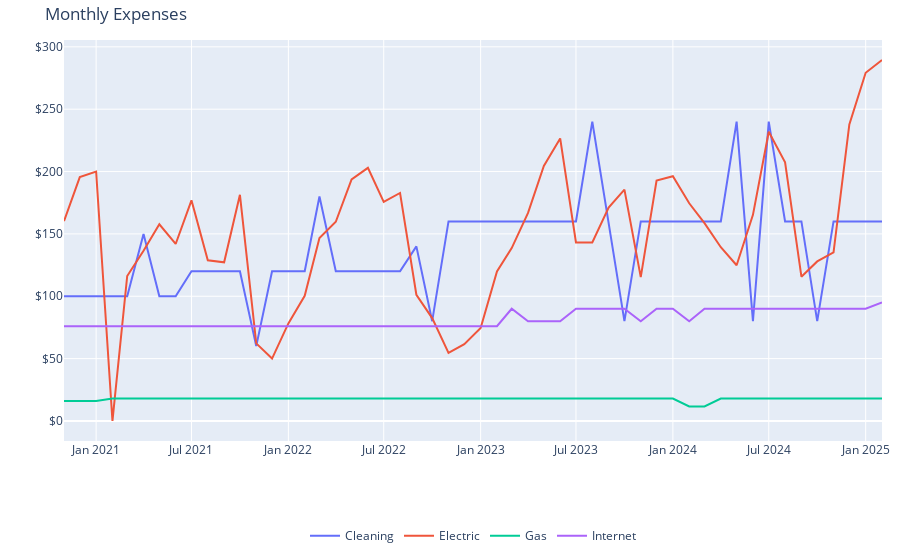

Notebook code for this chart:
### Markdown cell above
<hr>

### Code cell
# group by year, month, and expense type, then sum Amount
monthly_expense_amount = (
    df.groupby([df["Date"].dt.to_period("M"), "Expense"])["Amount"].sum().reset_index()
)
monthly_expense_amount["Date"] = monthly_expense_amount["Date"].astype(
    str
)  # convert to string for Plotly

# plot
fig = px.line(
    monthly_expense_amount,
    x="Date",
    y="Amount",
    color="Expense",
    title="Monthly Expenses",
    labels={
        "Date": "Month and Year",
        "Amount": "Amount ($)",
        "Expense": "",
    },
    hover_data={"Expense": True},
)

# format y-axis to show currency
fig.update_traces(
    hovertemplate="Month and Year: %{x}<br>Amount: $%{y:.2f}<br>Expense Type: %{customdata}"
)


# format for mobile
fig.update_layout(
    xaxis=dict(title=""),
    yaxis=dict(
        title="",
        tickprefix="$",
    ),
    margin=dict(
        t=40,
        b=30,
        l=10,
        r=10,
    ),
    legend=dict(
        orientation="h",
        x=0.5,
        xanchor="center",
        y=-0.2,
    ),
)

fig.show()

### Figure 1 — Plotly figure (JSON) as saved in the notebook; plotly's stock layout.template omitted (floating-point values rounded to 4 significant figures)
{"data": [{"customdata": [["Cleaning"], ["Cleaning"], ["Cleaning"], ["Cleaning"], ["Cleaning"], ["Cleaning"], ["Cleaning"], ["Cleaning"], ["Cleaning"], ["Cleaning"], ["Cleaning"], ["Cleaning"], ["Cleaning"], ["Cleaning"], ["Cleaning"], ["Cleaning"], ["Cleaning"], ["Cleaning"], ["Cleaning"], ["Cleaning"], ["Cleaning"], ["Cleaning"], ["Cleaning"], ["Cleaning"], ["Cleaning"], ["Cleaning"], ["Cleaning"], ["Cleaning"], ["Cleaning"], ["Cleaning"], ["Cleaning"], ["Cleaning"], ["Cleaning"], ["Cleaning"], ["Cleaning"], ["Cleaning"], ["Cleaning"], ["Cleaning"], ["Cleaning"], ["Cleaning"], ["Cleaning"], ["Cleaning"], ["Cleaning"], ["Cleaning"], ["Cleaning"], ["Cleaning"], ["Cleaning"], ["Cleaning"], ["Cleaning"], ["Cleaning"], ["Cleaning"], ["Cleaning"]], "hovertemplate": "Month and Year: %{x}<br>Amount: $%{y:.2f}<br>Expense Type: %{customdata}", "legendgroup": "Cleaning", "line": {"color": "#636efa", "dash": "solid"}, "marker": {"symbol": "circle"}, "mode": "lines", "name": "Cleaning", "orientation": "v", "showlegend": true, "type": "scatter", "x": ["2020-11", "2020-12", "2021-01", "2021-02", "2021-03", "2021-04", "2021-05", "2021-06", "2021-07", "2021-08", "2021-09", "2021-10", "2021-11", "2021-12", "2022-01", "2022-02", "2022-03", "2022-04", "2022-05", "2022-06", "2022-07", "2022-08", "2022-09", "2022-10", "2022-11", "2022-12", "2023-01", "2023-02", "2023-03", "2023-04", "2023-05", "2023-06", "2023-07", "2023-08", "2023-09", "2023-10", "2023-11", "2023-12", "2024-01", "2024-02", "2024-03", "2024-04", "2024-05", "2024-06", "2024-07", "2024-08", "2024-09", "2024-10", "2024-11", "2024-12", "2025-01", "2025-02"], "xaxis": "x", "y": [100, 100, 100, 100, 100, 150, 100, 100, 120, 120, 120, 120, 60, 120, 120, 120, 180, 120, 120, 120, 120, 120, 140, 80, 160, 160, 160, 160, 160, 160, 160, 160, 160, 240, 160, 80, 160, 160, 160, 160, 160, 160, 240, 80, 240, 160, 160, 80, 160, 160, 160, 160], "yaxis": "y"}, {"customdata": [["Electric"], ["Electric"], ["Electric"], ["Electric"], ["Electric"], ["Electric"], ["Electric"], ["Electric"], ["Electric"], ["Electric"], ["Electric"], ["Electric"], ["Electric"], ["Electric"], ["Electric"], ["Electric"], ["Electric"], ["Electric"], ["Electric"], ["Electric"], ["Electric"], ["Electric"], ["Electric"], ["Electric"], ["Electric"], ["Electric"], ["Electric"], ["Electric"], ["Electric"], ["Electric"], ["Electric"], ["Electric"], ["Electric"], ["Electric"], ["Electric"], ["Electric"], ["Electric"], ["Electric"], ["Electric"], ["Electric"], ["Electric"], ["Electric"], ["Electric"], ["Electric"], ["Electric"], ["Electric"], ["Electric"], ["Electric"], ["Electric"], ["Electric"], ["Electric"], ["Electric"]], "hovertemplate": "Month and Year: %{x}<br>Amount: $%{y:.2f}<br>Expense Type: %{customdata}", "legendgroup": "Electric", "line": {"color": "#EF553B", "dash": "solid"}, "marker": {"symbol": "circle"}, "mode": "lines", "name": "Electric", "orientation": "v", "showlegend": true, "type": "scatter", "x": ["2020-11", "2020-12", "2021-01", "2021-02", "2021-03", "2021-04", "2021-05", "2021-06", "2021-07", "2021-08", "2021-09", "2021-10", "2021-11", "2021-12", "2022-01", "2022-02", "2022-03", "2022-04", "2022-05", "2022-06", "2022-07", "2022-08", "2022-09", "2022-10", "2022-11", "2022-12", "2023-01", "2023-02", "2023-03", "2023-04", "2023-05", "2023-06", "2023-07", "2023-08", "2023-09", "2023-10", "2023-11", "2023-12", "2024-01", "2024-02", "2024-03", "2024-04", "2024-05", "2024-06", "2024-07", "2024-08", "2024-09", "2024-10", "2024-11", "2024-12", "2025-01", "2025-02"], "xaxis": "x", "y": [160.3, 195.5, 200, 0, 116.2, 136.5, 157.7, 141.9, 176.9, 128.8, 127.2, 181.4, 62.2, 50.04, 78.24, 100.3, 146.7, 159.7, 193.7, 203.0, 175.7, 182.8, 101.2, 82.46, 54.51, 61.62, 74.53, 119.8, 138.7, 166.8, 204.4, 226.6, 143.2, 143.2, 171.1, 185.5, 115.3, 192.8, 196.3, 174.6, 158.6, 139.3, 124.9, 165.3, 231.9, 207.4, 115.7, 127.9, 135.2, 237.8, 279.2, 289.4], "yaxis": "y"}, {"customdata": [["Gas"], ["Gas"], ["Gas"], ["Gas"], ["Gas"], ["Gas"], ["Gas"], ["Gas"], ["Gas"], ["Gas"], ["Gas"], ["Gas"], ["Gas"], ["Gas"], ["Gas"], ["Gas"], ["Gas"], ["Gas"], ["Gas"], ["Gas"], ["Gas"], ["Gas"], ["Gas"], ["Gas"], ["Gas"], ["Gas"], ["Gas"], ["Gas"], ["Gas"], ["Gas"], ["Gas"], ["Gas"], ["Gas"], ["Gas"], ["Gas"], ["Gas"], ["Gas"], ["Gas"], ["Gas"], ["Gas"], ["Gas"], ["Gas"], ["Gas"], ["Gas"], ["Gas"], ["Gas"], ["Gas"], ["Gas"], ["Gas"], ["Gas"], ["Gas"], ["Gas"]], "hovertemplate": "Month and Year: %{x}<br>Amount: $%{y:.2f}<br>Expense Type: %{customdata}", "legendgroup": "Gas", "line": {"color": "#00cc96", "dash": "solid"}, "marker": {"symbol": "circle"}, "mode": "lines", "name": "Gas", "orientation": "v", "showlegend": true, "type": "scatter", "x": ["2020-11", "2020-12", "2021-01", "2021-02", "2021-03", "2021-04", "2021-05", "2021-06", "2021-07", "2021-08", "2021-09", "2021-10", "2021-11", "2021-12", "2022-01", "2022-02", "2022-03", "2022-04", "2022-05", "2022-06", "2022-07", "2022-08", "2022-09", "2022-10", "2022-11", "2022-12", "2023-01", "2023-02", "2023-03", "2023-04", "2023-05", "2023-06", "2023-07", "2023-08", "2023-09", "2023-10", "2023-11", "2023-12", "2024-01", "2024-02", "2024-03", "2024-04", "2024-05", "2024-06", "2024-07", "2024-08", "2024-09", "2024-10", "2024-11", "2024-12", "2025-01", "2025-02"], "xaxis": "x", "y": [16, 16, 16, 18, 18, 18, 18, 18, 18, 18, 18, 18, 18, 18, 18, 18, 18, 18, 18, 18, 18, 18, 18, 18, 18, 18, 18, 18, 18, 18, 18, 18, 18, 18, 18, 18, 18, 18, 18, 11.66, 11.66, 18, 18, 18, 18, 18, 18, 18, 18, 18, 18, 18], "yaxis": "y"}, {"customdata": [["Internet"], ["Internet"], ["Internet"], ["Internet"], ["Internet"], ["Internet"], ["Internet"], ["Internet"], ["Internet"], ["Internet"], ["Internet"], ["Internet"], ["Internet"], ["Internet"], ["Internet"], ["Internet"], ["Internet"], ["Internet"], ["Internet"], ["Internet"], ["Internet"], ["Internet"], ["Internet"], ["Internet"], ["Internet"], ["Internet"], ["Internet"], ["Internet"], ["Internet"], ["Internet"], ["Internet"], ["Internet"], ["Internet"], ["Internet"], ["Internet"], ["Internet"], ["Internet"], ["Internet"], ["Internet"], ["Internet"], ["Internet"], ["Internet"], ["Internet"], ["Internet"], ["Internet"], ["Internet"], ["Internet"], ["Internet"], ["Internet"], ["Internet"], ["Internet"], ["Internet"]], "hovertemplate": "Month and Year: %{x}<br>Amount: $%{y:.2f}<br>Expense Type: %{customdata}", "legendgroup": "Internet", "line": {"color": "#ab63fa", "dash": "solid"}, "marker": {"symbol": "circle"}, "mode": "lines", "name": "Internet", "orientation": "v", "showlegend": true, "type": "scatter", "x": ["2020-11", "2020-12", "2021-01", "2021-02", "2021-03", "2021-04", "2021-05", "2021-06", "2021-07", "2021-08", "2021-09", "2021-10", "2021-11", "2021-12", "2022-01", "2022-02", "2022-03", "2022-04", "2022-05", "2022-06", "2022-07", "2022-08", "2022-09", "2022-10", "2022-11", "2022-12", "2023-01", "2023-02", "2023-03", "2023-04", "2023-05", "2023-06", "2023-07", "2023-08", "2023-09", "2023-10", "2023-11", "2023-12", "2024-01", "2024-02", "2024-03", "2024-04", "2024-05", "2024-06", "2024-07", "2024-08", "2024-09", "2024-10", "2024-11", "2024-12", "2025-01", "2025-02"], "xaxis": "x", "y": [76, 76, 76, 76, 76, 76, 76, 76, 76, 76, 76, 76, 76, 76, 76, 76, 76, 76, 76, 76, 76, 76, 76, 76, 76, 76, 76, 76, 89.99, 79.99, 79.99, 79.99, 89.99, 89.99, 89.99, 89.99, 79.99, 89.99, 89.99, 79.99, 89.99, 89.99, 89.99, 89.99, 89.99, 89.99, 89.99, 89.99, 89.99, 89.99, 89.99, 94.99], "yaxis": "y"}], "layout": {"legend": {"orientation": "h", "title": {"text": ""}, "tracegroupgap": 0, "x": 0.5, "xanchor": "center", "y": -0.2}, "margin": {"b": 30, "l": 10, "r": 10, "t": 40}, "title": {"text": "Monthly Expenses"}, "xaxis": {"anchor": "y", "domain": [0, 1], "title": {"text": ""}}, "yaxis": {"anchor": "x", "domain": [0, 1], "tickprefix": "$", "title": {"text": ""}}}}
